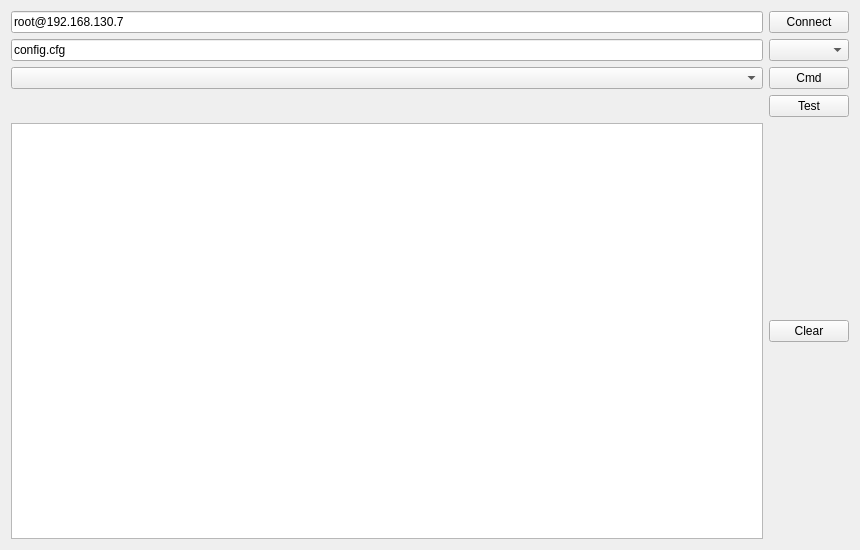
<?xml version="1.0" encoding="UTF-8"?>
<ui version="4.0">
 <class>Controller</class>
 <widget class="QWidget" name="Controller">
  <property name="geometry">
   <rect>
    <x>0</x>
    <y>0</y>
    <width>860</width>
    <height>550</height>
   </rect>
  </property>
  <property name="windowTitle">
   <string>Form</string>
  </property>
  <layout class="QGridLayout" name="gridLayout_2">
   <item row="0" column="0">
    <layout class="QGridLayout" name="gridLayout">
     <item row="0" column="1">
      <widget class="QPushButton" name="pbConnect">
       <property name="text">
        <string>Connect</string>
       </property>
      </widget>
     </item>
     <item row="4" column="1">
      <widget class="QPushButton" name="pbClrLog">
       <property name="text">
        <string>Clear</string>
       </property>
      </widget>
     </item>
     <item row="4" column="0">
      <widget class="QTextBrowser" name="tbLog"/>
     </item>
     <item row="2" column="1">
      <widget class="QPushButton" name="pbInitCmds">
       <property name="text">
        <string>Cmd</string>
       </property>
      </widget>
     </item>
     <item row="2" column="0">
      <widget class="QComboBox" name="cbCommands"/>
     </item>
     <item row="0" column="0">
      <widget class="QLineEdit" name="leSshConn">
       <property name="text">
        <string>root@192.168.130.7</string>
       </property>
      </widget>
     </item>
     <item row="3" column="1">
      <widget class="QPushButton" name="pbTest">
       <property name="text">
        <string>Test</string>
       </property>
      </widget>
     </item>
     <item row="1" column="0">
      <widget class="QLineEdit" name="leConfigFile">
       <property name="text">
        <string>config.cfg</string>
       </property>
      </widget>
     </item>
     <item row="1" column="1">
      <widget class="QComboBox" name="cbLogLevel"/>
     </item>
    </layout>
   </item>
  </layout>
 </widget>
 <resources/>
 <connections/>
</ui>
